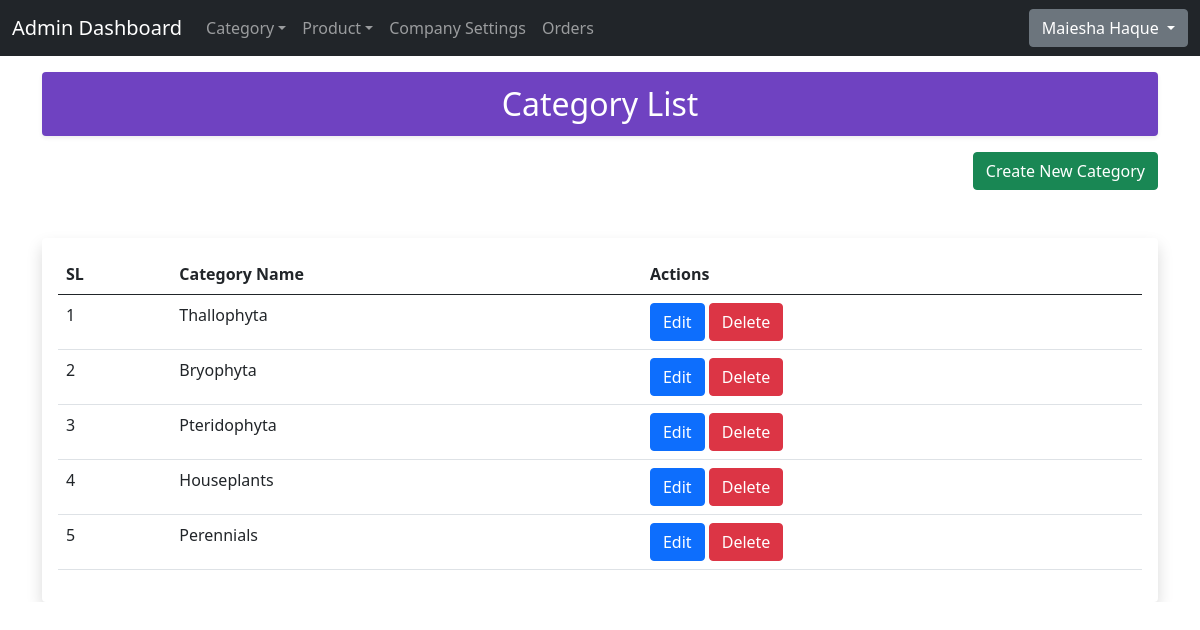
Page /admin/category_list.php (signed in) on the earlier database version.
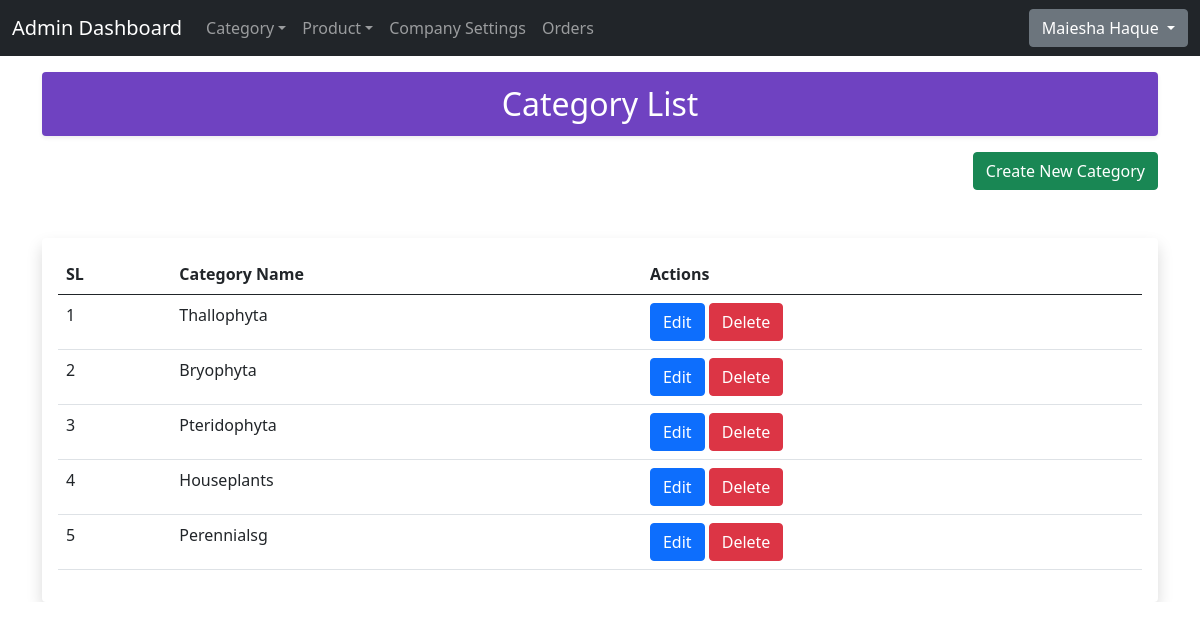
Same page on the later database version.
### tables this page shows
CREATE TABLE `category` (
  `id` int(11) NOT NULL,
  `name` varchar(255) NOT NULL
);

### db.php (called while the page is built, shortened)
<?php
    function db_connect(){
        $db_host = "localhost";
        $db_user = "root";
        $db_pass = "";
        $db_name = "tree_life_shop";
        return mysqli_connect($db_host, $db_user, $db_pass, $db_name);
    }
?>

### admin/category_list.php (the view, shortened to what this page needs)
<?php
require_once '../db.php';
require_once 'header.php';
?>
<div class="d-flex align-items-center justify-content-center p-3 my-3 text-white bg-purple rounded shadow-sm">
    <div class="lh-1">
        <h1 class="h2 mb-0 text-white lh-1">Category List</h1>
    </div>
</div>
<div class="text-end">
    <a href="category_new.php" class="btn btn-success">Create New Category</a>
</div>
<div class="mt-5 p-3 bg-body rounded shadow">
    <table class="table">
        <thead>
            <tr>
                <th>SL</th>
                <th>Category Name</th>
                <th>Actions</th>
            </tr>
        </thead>
        <tbody>
            <?php
            $query = "SELECT * FROM category";
            $result = mysqli_query(db_connect(), $query);
            $serialNumber = 1;
            while ($row = mysqli_fetch_assoc($result)) {
                echo "<tr>";
                echo "<td>{$serialNumber}</td>";
                echo "<td>{$row['name']}</td>";
                echo "<td>
                                <a href='category_edit.php?id={$row['id']}' class='btn btn-primary'>Edit</a>
                                <a href='category_delete.php?id={$row['id']}' class='btn btn-danger'>Delete</a>
                            </td>";
                echo "</tr>";
                $serialNumber++;
            }
            ?>
        </tbody>
    </table>
</div>
<?php require_once 'footer.php'; ?>

Differences in the rows shown:
changed category: name "Perennials" → "Perennialsg"
